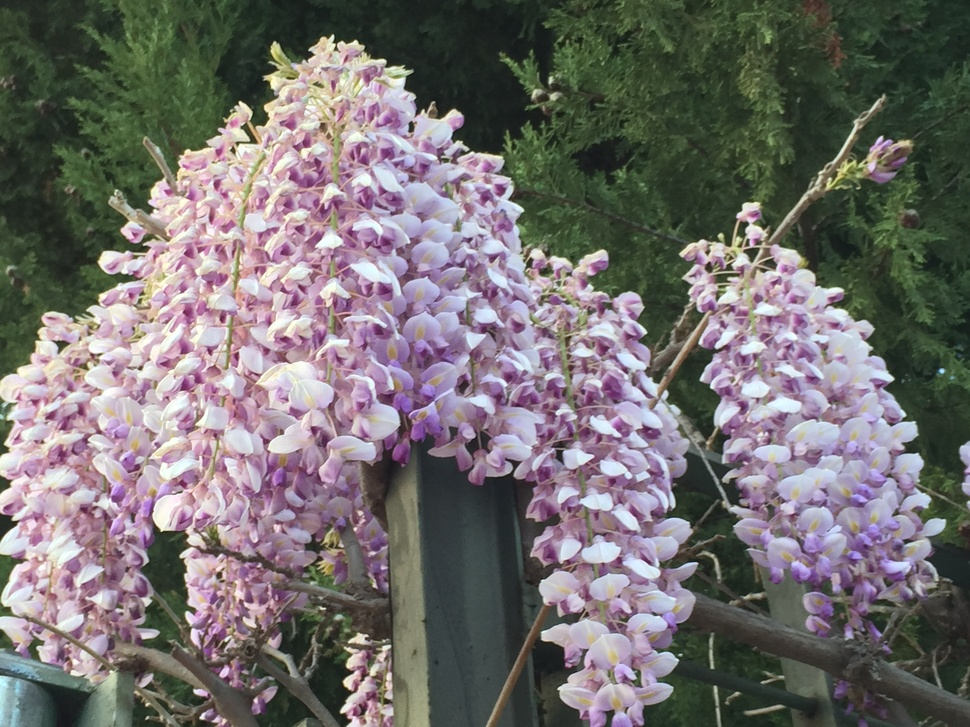
#> input picture image_postprocess/donors/iphone_hdr_YES.jpg, 970 x 727 px, shrunk from 3264 x 2448 before the run
$ python blend_test.py image_postprocess/donors/iphone_hdr_YES.jpg out.png
#> lines starting #> are read from the running program, lines starting #| are printed output that depends on the picture; after the words box and inside, x2 and y2 are one past the last pixel; in counts of white or black regions, pixels touching at a corner belong together
#> in main, img is the input picture: PIL image 970x727 RGB; mean R, G, B 115.2, 110.6, 110.1
import numpy as np
from scipy.cluster.vq import kmeans2
from scipy.ndimage import label, mean as ndi_mean
from scipy.spatial import cKDTree
from PIL import Image
import argparse

# Vectorized color conversions
def rgb_to_hsv(rgb: np.ndarray) -> np.ndarray:
    """
    Vectorized RGB->[H(0..360), S(0..1), V(0..1)].
    rgb: (..., 3) in [0,255]
    """
    rgb = rgb.astype(np.float32) / 255.0
    r = rgb[..., 0]
    g = rgb[..., 1]
    b = rgb[..., 2]

    maxc = np.maximum(np.maximum(r, g), b)
    minc = np.minimum(np.minimum(r, g), b)
    delta = maxc - minc

    # Hue
    h = np.zeros_like(maxc)
    nonzero = delta > 1e-8

    # r is max
    mask = nonzero & (maxc == r)
    h[mask] = ((g[mask] - b[mask]) / delta[mask]) % 6
    # g is max
    mask = nonzero & (maxc == g)
    h[mask] = ((b[mask] - r[mask]) / delta[mask]) + 2
    # b is max
    mask = nonzero & (maxc == b)
    h[mask] = ((r[mask] - g[mask]) / delta[mask]) + 4

    h = h * 60.0  # degrees
    h[~nonzero] = 0.0

    # Saturation
    s = np.zeros_like(maxc)
    nonzero_max = maxc > 1e-8
    s[nonzero_max] = delta[nonzero_max] / maxc[nonzero_max]

    v = maxc
    hsv = np.stack([h, s, v], axis=-1)
    return hsv

def hsv_to_rgb(hsv: np.ndarray) -> np.ndarray:
    """
    Vectorized HSV->[0..255] RGB.
    hsv: (...,3) with H in [0,360], S,V in [0,1]
    """
    h = hsv[..., 0] / 60.0  # sector
    s = hsv[..., 1]
    v = hsv[..., 2]

    c = v * s
    x = c * (1 - np.abs((h % 2) - 1))
    m = v - c

    rp = np.zeros_like(h)
    gp = np.zeros_like(h)
    bp = np.zeros_like(h)

    seg0 = (0 <= h) & (h < 1)
    seg1 = (1 <= h) & (h < 2)
    seg2 = (2 <= h) & (h < 3)
    seg3 = (3 <= h) & (h < 4)
    seg4 = (4 <= h) & (h < 5)
    seg5 = (5 <= h) & (h < 6)

    rp[seg0] = c[seg0]; gp[seg0] = x[seg0]; bp[seg0] = 0
    rp[seg1] = x[seg1]; gp[seg1] = c[seg1]; bp[seg1] = 0
    rp[seg2] = 0;        gp[seg2] = c[seg2]; bp[seg2] = x[seg2]
    rp[seg3] = 0;        gp[seg3] = x[seg3]; bp[seg3] = c[seg3]
    rp[seg4] = x[seg4]; gp[seg4] = 0;        bp[seg4] = c[seg4]
    rp[seg5] = c[seg5]; gp[seg5] = 0;        bp[seg5] = x[seg5]

    r = (rp + m)
    g = (gp + m)
    b = (bp + m)

    rgb = np.stack([r, g, b], axis=-1)
    rgb = np.clip(rgb * 255.0, 0, 255).astype(np.uint8)
    return rgb

# Main blending pipeline
def blend_colors(image: np.ndarray, tolerance: float = 10.0, min_region_size: int = 50,
                 max_kmeans_samples: int = 100000) -> np.ndarray:

#> called with tolerance = 10, min_region_size = 50, max_kmeans_samples = 100000
    if not isinstance(image, np.ndarray) or image.dtype != np.uint8 or image.ndim != 3:
        raise ValueError("Input must be a 3D NumPy array with uint8 dtype (H, W, C)")

    height, width, channels = image.shape
#> height = 727; width = 970; channels = 3
    assert channels == 3

    img_f = image.astype(np.float32)
    pixels = img_f.reshape(-1, 3)
    n_pixels = pixels.shape[0]
#> n_pixels = 705190

    # Determine number of clusters similar to original
    num_clusters = max(1, int(256 / tolerance))

    # Subsample pixels for k-means (faster)
    rng = np.random.default_rng(seed=12345)
    if n_pixels > max_kmeans_samples:
        sample_idx = rng.choice(n_pixels, size=max_kmeans_samples, replace=False)
    else:
        sample_idx = np.arange(n_pixels)

    sample_data = pixels[sample_idx]

    # Run kmeans on the sample to get centroids
    centroids, _ = kmeans2(sample_data, num_clusters, minit='points')
#> centroids = 25 rows, first 8: [230.4, 222.4, 221.5], [179.3, 168.8, 195.4], [40.82, 50.29, 38.73], [170.5, 132.2, 154.1], [129.6, 97.1, 123.2], [193.2, 189.4, 212.3], [148.7, 112.7, 138.1], [219.2, 202.3, 202.5]

    # Assign every pixel to the nearest centroid in chunks to limit memory
    labels_all = np.empty(n_pixels, dtype=np.int32)
    chunk = 1_000_000  # ~1M pixels per chunk; tune if needed
    for start in range(0, n_pixels, chunk):
        end = min(start + chunk, n_pixels)
        block = pixels[start:end]  # (M,3)
        # distances to centroids (M, K)
        # compute squared distances
        # (a-b)^2 = a^2 + b^2 - 2ab; we do it explicitly to reduce temporaries
        a2 = np.sum(block * block, axis=1)[:, None]  # (M,1)
        b2 = np.sum(centroids * centroids, axis=1)[None, :]  # (1,K)
        ab = block.dot(centroids.T)  # (M,K)
        d2 = a2 + b2 - 2 * ab
        labels_all[start:end] = np.argmin(d2, axis=1)

    label_map = labels_all.reshape(height, width)
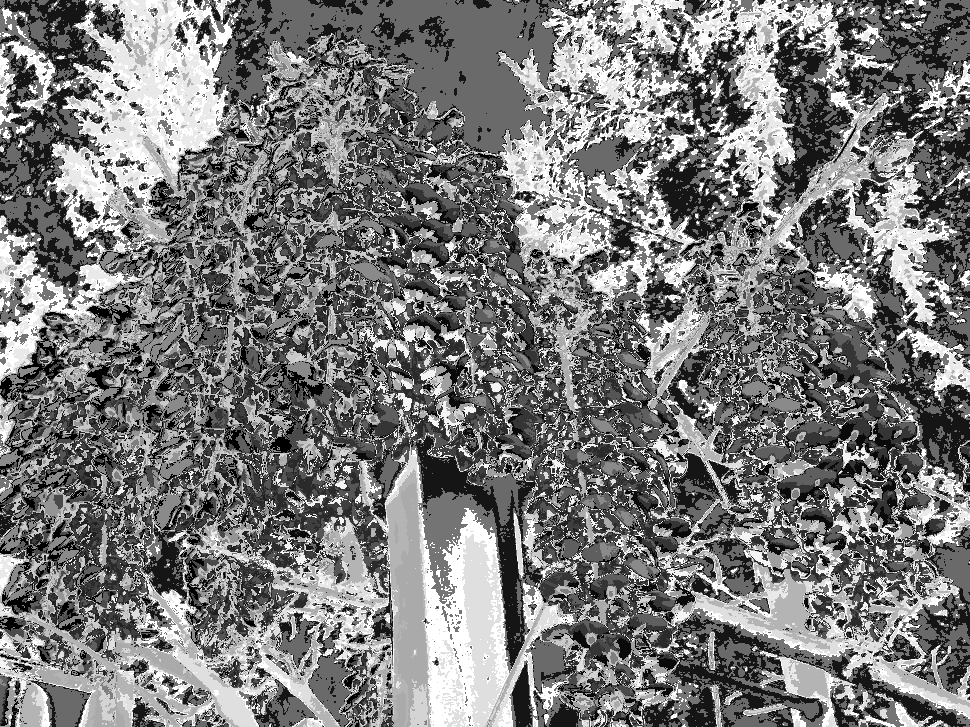
#> label_map: shape (727, 970) int32; min 0, max 24, mean 11.6; drawn with min black and max white

    output_image = image.copy()

    # Pre-allocate structure for connected component labeling
    structure = np.ones((3, 3), dtype=np.int8)

    # Iterate clusters
    for cluster_id in range(num_clusters):
        cluster_mask = (label_map == cluster_id).astype(np.uint8)
        if cluster_mask.sum() == 0:
            continue

        labeled_array, num_features = label(cluster_mask, structure=structure)

        if num_features == 0:
            continue

        # Use bincount to get sizes per feature (fast)
        counts = np.bincount(labeled_array.ravel())
        # index 0 is background; features are 1..num_features
        # find feature ids that meet min_region_size
        valid_ids = np.nonzero(counts >= min_region_size)[0]
        # drop background id=0
        valid_ids = valid_ids[valid_ids != 0]
        if valid_ids.size == 0:
            continue

        # Compute means per channel for the selected region ids using scipy.ndimage.mean
        # ndi_mean returns a list of means in the same order as 'index'
        idx_list = valid_ids.tolist()
        means_r = ndi_mean(img_f[..., 0], labels=labeled_array, index=idx_list)
        means_g = ndi_mean(img_f[..., 1], labels=labeled_array, index=idx_list)
        means_b = ndi_mean(img_f[..., 2], labels=labeled_array, index=idx_list)

        # Stack into (N_regions, 3)
        region_means = np.stack([means_r, means_g, means_b], axis=-1)  # still float (0..255)

        # Convert region means to HSV (vectorized)
        region_mean_hsv = rgb_to_hsv(region_means[np.newaxis, :, :].reshape(-1, 3))  # shape (N,3)
        # Apply deterministic small random shifts per region
        new_colors_rgb = np.empty_like(region_means, dtype=np.uint8)
        for i, region_label in enumerate(idx_list):
            # deterministic seed per cluster+region to replicate original's deterministic randomness
            seed_val = 42 + cluster_id + int(region_label)
            rng_region = np.random.default_rng(seed_val)
            shifts = rng_region.uniform(-0.05, 0.05, size=3)  # ±5% as before
            # original scaled shift: shifts * [10.0, 0.1, 0.1]
            hsv = region_mean_hsv[i].copy()
            hsv += shifts * np.array([10.0, 0.1, 0.1])
            hsv[0] = np.clip(hsv[0], 0, 360)
            hsv[1] = np.clip(hsv[1], 0, 1)
            hsv[2] = np.clip(hsv[2], 0, 1)
            rgb_new = hsv_to_rgb(hsv[np.newaxis, :])[0]
            new_colors_rgb[i] = rgb_new

            # Assign color to region in the output image
            mask = (labeled_array == int(region_label))
            output_image[mask] = rgb_new
#> this loop made 25 passes
#> num_features on passes 1 to 12: 2101, 2781, 2614, 3468, 3489, 2062, 4371, 2882, 1510, 1137, 1412, 4171
#> pass 1, in blend_colors, `labeled_array, num_features = label(cluster_mask, structure=structure)`:
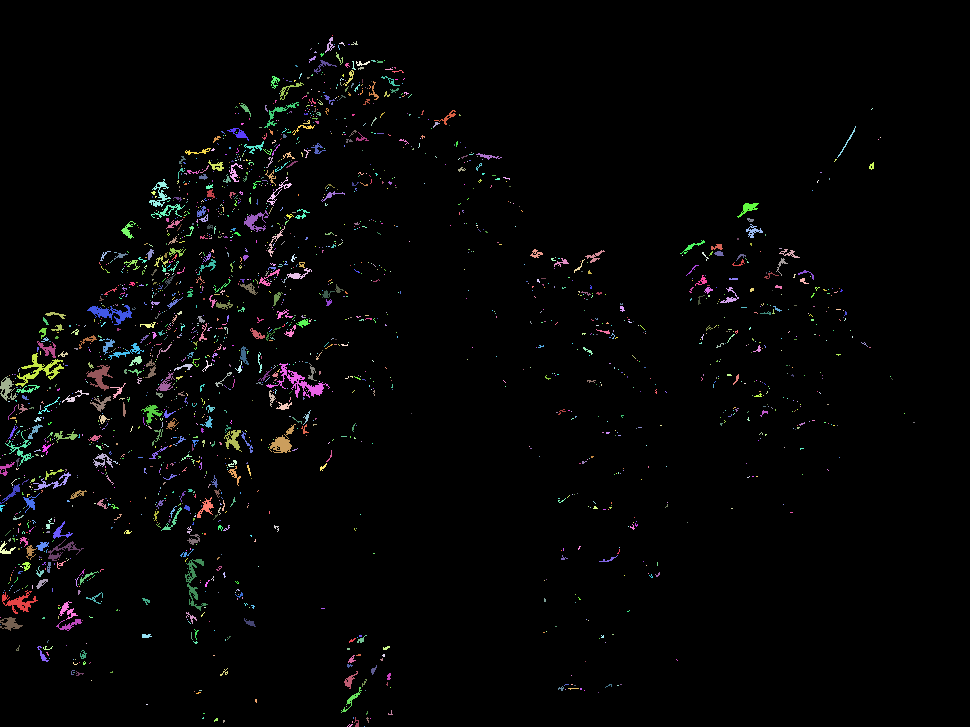
#> labeled_array: shape (727, 970) int32; 2102 distinct labels, from 0 to 2101; one colour per label, 0 black
#> pass 2, in blend_colors, `labeled_array, num_features = label(cluster_mask, structure=structure)`:
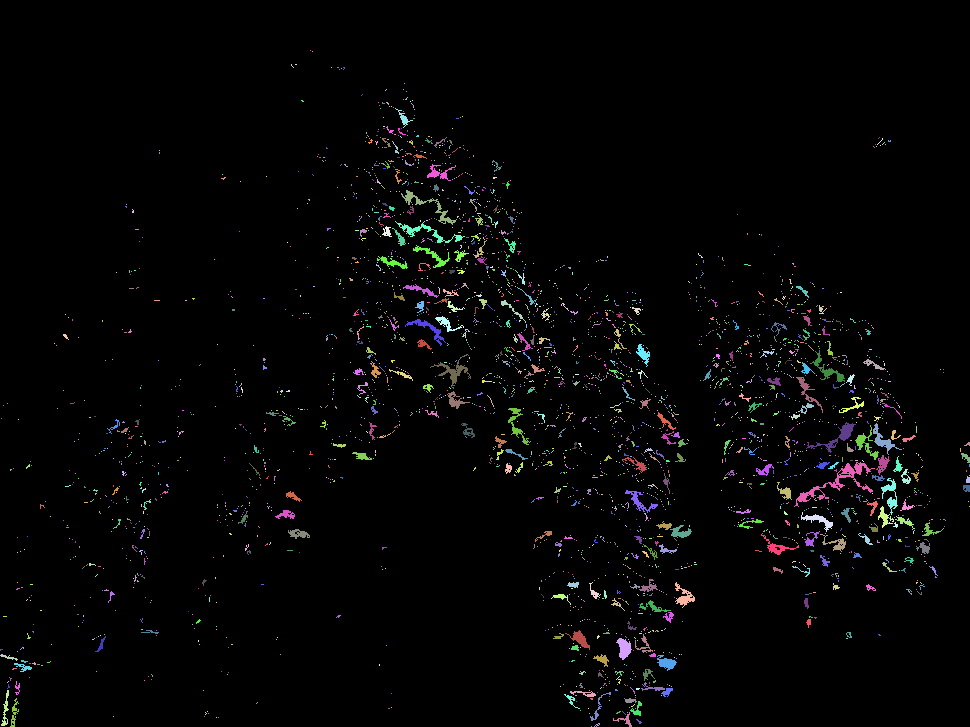
#> labeled_array: shape (727, 970) int32; 2782 distinct labels, from 0 to 2781; one colour per label, 0 black
#> after the loop:
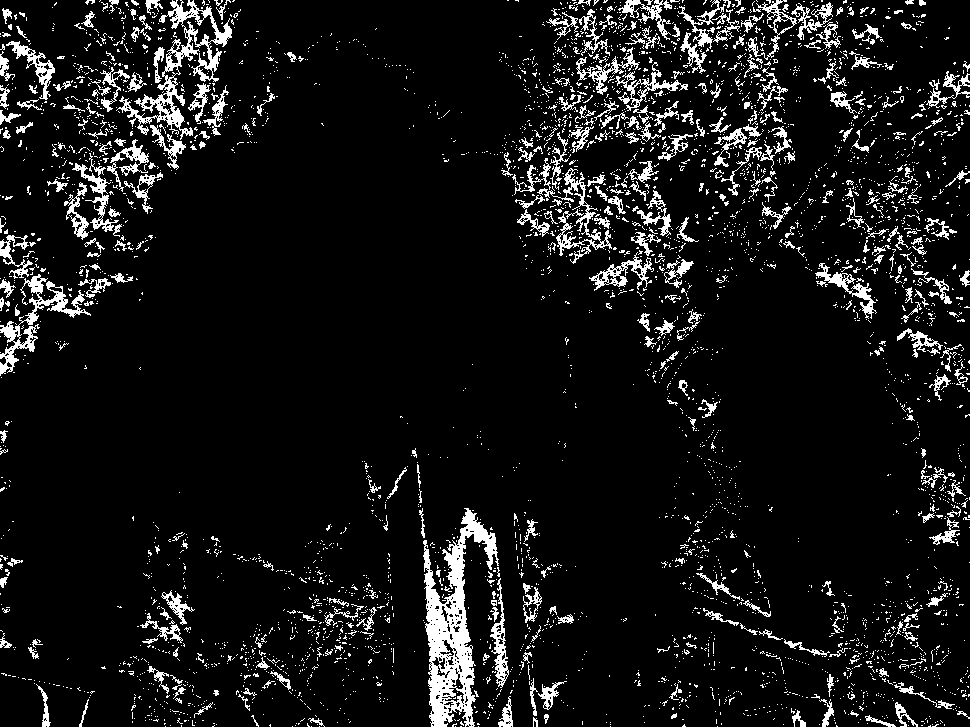
#> cluster_mask: shape (727, 970); values 0 (black) and 1 (white), 8.5% white; 4225 white regions (3838 under 20 px), largest, box (x1, y1, x2, y2) and area: (423, 508, 499, 727) 6230, (116, 0, 232, 140) 3175, (0, 274, 91, 376) 1801

    # Island of pixel absorbtion. To curb those ugly pixel islands.
    # mask of pixels that were changed by the region coloring pass
    changed_mask = np.any(output_image != image, axis=2)
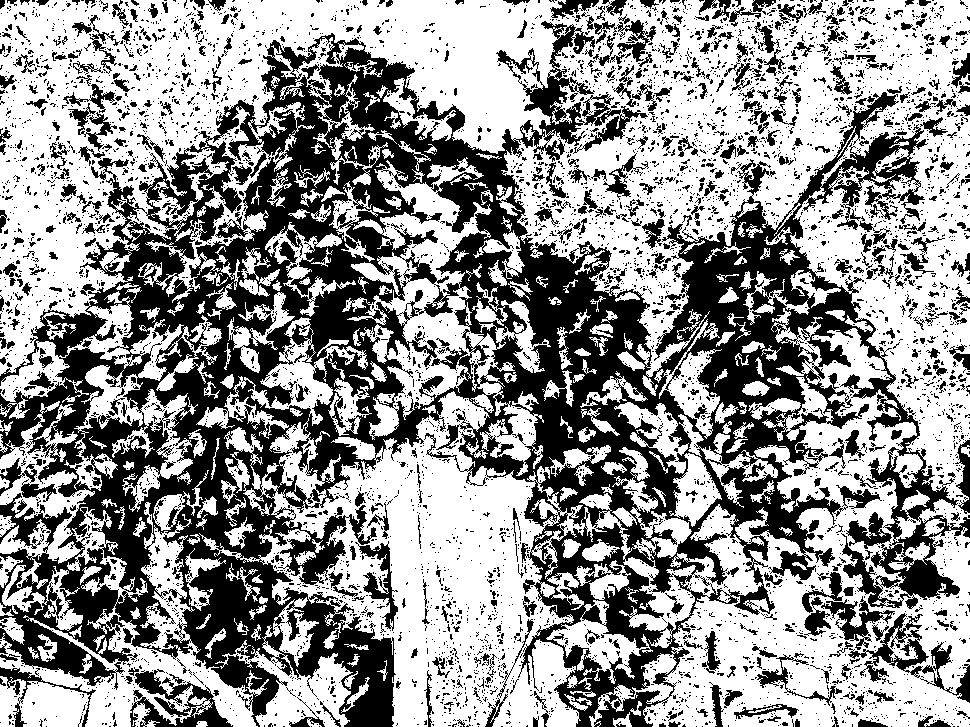
#> changed_mask: shape (727, 970) bool; 58.4% white; 5679 black regions (5132 under 20 px), largest, box (x1, y1, x2, y2) and area: (0, 21, 970, 727) 231316, (130, 669, 233, 727) 2499, (848, 613, 970, 703) 2456

    # If there are any unchanged pixels and at least one changed pixel, fix islands
    if not np.all(changed_mask) and changed_mask.any():
        changed_coords = np.column_stack(np.nonzero(changed_mask))  # (M,2) rows,cols
#> changed_coords = 412021 pairs, first value 0 to 726, second value 0 to 969
        changed_colors = output_image[changed_mask]  # (M,3)

        unchanged_coords = np.column_stack(np.nonzero(~changed_mask))  # (U,2)
#> unchanged_coords = 293169 pairs, first value 0 to 726, second value 0 to 969

        if changed_coords.shape[0] > 0 and unchanged_coords.shape[0] > 0:
            # cKDTree is fast; query nearest changed pixel for each unchanged pixel
            tree = cKDTree(changed_coords)
            _, idxs = tree.query(unchanged_coords, k=1)
            nearest_colors = changed_colors[idxs]

            # Assign nearest changed color to each originally-unchanged pixel
            output_image[~changed_mask] = nearest_colors
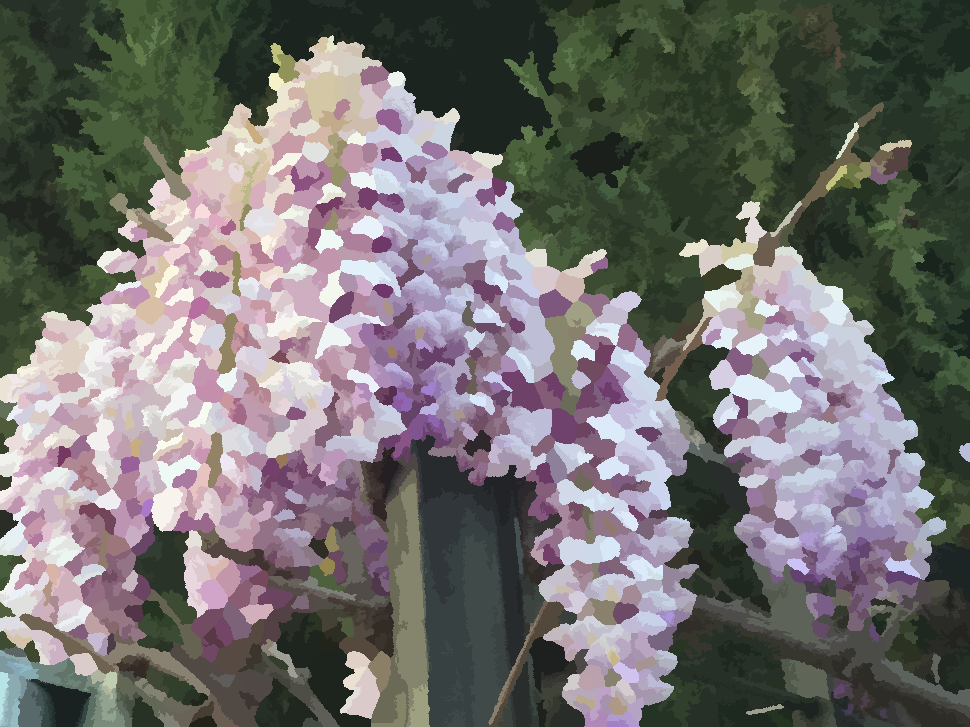
#> output_image: shape (727, 970, 3); mean R, G, B 115, 112.1, 111.1

    return output_image

def main():
    parser = argparse.ArgumentParser(description="Blend similar and connected colors in an image with random HSV shift.")
    parser.add_argument("input", help="Path to the input image file")
    parser.add_argument("output", help="Path to save the output image file")
    parser.add_argument("--tolerance", type=float, default=10.0,
                        help="Tolerance for color similarity (default: 10.0)")
    parser.add_argument("--min-region-size", type=int, default=50,
                        help="Minimum number of pixels in a connected region (default: 50)")
    args = parser.parse_args()

    try:
        img = Image.open(args.input).convert("RGB")
        img_array = np.array(img)
        result_array = blend_colors(img_array, args.tolerance, args.min_region_size)
        result_img = Image.fromarray(result_array)
        result_img.save(args.output)
        print(f"Processed image saved to {args.output}")
    except FileNotFoundError:
        print(f"Error: Input file '{args.input}' not found.")
    except Exception as e:
        print(f"Error: {str(e)}")

if __name__ == "__main__":
    main()
